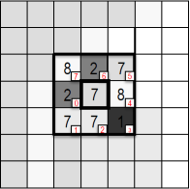
#> input picture TP4/Imagen1.png, 190 x 189 px
$ jupyter execute TP4.ipynb   (shell and % lines are left out)
#> lines starting #> are read from the running program, lines starting #| are printed output that depends on the picture
**ALGORITMO: Local Binary Patterns (LBP)**<br>
Alumno: Daniel Iván Cruz Flores

[cell 1]
#Si queremos que las imágenes sean mostradas en una ventana emergente quitar el inline

# OpenCV-Python utiliza NumPy para el manejo de imágenes
import numpy as np
# cv2 es el módulo python para acceder a OpenCV
import cv2 as cv
# Usamos las poderosas herramientas de graficación de matplotlib para mostrar imágenes, perfiles, histogramas, etc
import matplotlib.pyplot as plt


# Ahora quiero verla como imagen en color
img1 = cv.imread('Imagen1.png')
#> img1 is the input picture: shape (189, 190, 3); mean B, G, R 202.3, 202.3, 202.7
img2 = cv.imread('Imagen2.png')
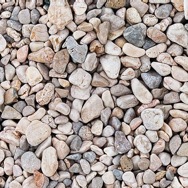
#> input picture TP4/Imagen2.png, 188 x 188 px
#> img2 is the input picture: shape (188, 188, 3); mean B, G, R 151.9, 157.3, 169.2
img3 = cv.imread('Imagen3.png')
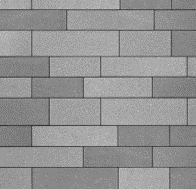
#> input picture TP4/Imagen3.png, 196 x 189 px
#> img3 is the input picture: shape (189, 196, 3); min 52, max 203, mean 147.4
img4 = cv.imread('Imagen4.png')
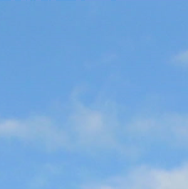
#> input picture TP4/Imagen4.png, 188 x 189 px
#> img4 is the input picture: shape (189, 188, 3); mean B, G, R 221.2, 169.4, 118.7
img5 = cv.imread('Imagen5.png')
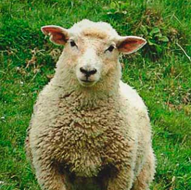
#> input picture TP4/Imagen5.png, 191 x 190 px
#> img5 is the input picture: shape (190, 191, 3); mean B, G, R 65, 123.7, 102.5


# Dimensión de la imagen
print('\nTamaño imagen 1: {} pix'.format(img1.shape))
#| Tamaño imagen 1: (189, 190, 3) pix
print('Tamaño imagen 2: {} pix'.format(img2.shape))
#| Tamaño imagen 2: (188, 188, 3) pix
print('Tamaño imagen 3: {} pix'.format(img3.shape))
#| Tamaño imagen 3: (189, 196, 3) pix
print('Tamaño imagen 4: {} pix'.format(img4.shape))
#| Tamaño imagen 4: (189, 188, 3) pix
print('Tamaño imagen 5: {} pix'.format(img5.shape))
#| Tamaño imagen 5: (190, 191, 3) pix

print('\n')

# Paso la imagen de BRG a RGB
imgRGB1 = cv.cvtColor(img1,cv.COLOR_BGR2RGB)
imgRGB2 = cv.cvtColor(img2,cv.COLOR_BGR2RGB)
imgRGB3 = cv.cvtColor(img3,cv.COLOR_BGR2RGB)
imgRGB4 = cv.cvtColor(img4,cv.COLOR_BGR2RGB)
imgRGB5 = cv.cvtColor(img5,cv.COLOR_BGR2RGB)
################# FIG: originales ##############################################
# Nueva figura
fig = plt.figure()
plt.figure(figsize=(14,8))

# Imagen original
ax1=plt.subplot(151)
ax1.imshow(imgRGB1)
ax1.set_title('Origina_1')

ax2=plt.subplot(152)
ax2.imshow(imgRGB2)
ax2.set_title('Original_2')

ax3=plt.subplot(153)
ax3.imshow(imgRGB3)
ax3.set_title('Original_3')

ax2=plt.subplot(154)
ax2.imshow(imgRGB4)
ax2.set_title('Original_4')

ax3=plt.subplot(155)
ax3.imshow(imgRGB5)
ax3.set_title('Original_5')

fig.tight_layout()
plt.show()

[cell 2]
gray1 = cv.cvtColor(img1, cv.COLOR_BGR2GRAY)
gray2 = cv.cvtColor(img2, cv.COLOR_BGR2GRAY)
gray3 = cv.cvtColor(img3, cv.COLOR_BGR2GRAY)
gray4 = cv.cvtColor(img4, cv.COLOR_BGR2GRAY)
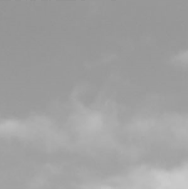
#> gray4: shape (189, 188); min 145, max 202, mean 160.2
gray5 = cv.cvtColor(img5, cv.COLOR_BGR2GRAY)
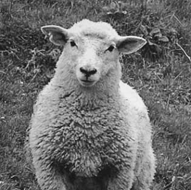
#> gray5: shape (190, 191); min 12, max 247, mean 110.7

# Nueva figura
fig = plt.figure()
plt.figure(figsize=(14,8))

# Imagen original
ax1=plt.subplot(151)
ax1.imshow(gray1,cmap="gray")
ax1.set_title('Gray_1')

ax2=plt.subplot(152)
ax2.imshow(gray2,cmap="gray")
ax2.set_title('Gray_2')

ax3=plt.subplot(153)
ax3.imshow(gray3,cmap="gray")
ax3.set_title('Gray_3')

ax2=plt.subplot(154)
ax2.imshow(gray4,cmap="gray")
ax2.set_title('Gray_4')

ax3=plt.subplot(155)
ax3.imshow(gray5,cmap="gray")
ax3.set_title('Gray_5')

fig.tight_layout()
plt.show()

[cell 3]
########################### Función LBP ########################################
def getLBP_image(gray_image):

    imgLBP = np.zeros_like(gray_image)
    vecino = 3
    for ih in range(0,gray_image.shape[0] - vecino):
        for iw in range(0,gray_image.shape[1] - vecino):
            ### paso 1: 3 x 3 pixel
            img          = gray_image[ih:ih+vecino,iw:iw+vecino]
            center       = img[1,1]
            img01        = (img >= center)*1.0
            img01_vector = img01.T.flatten()

            ### paso 2: **Operación binaria**:
            img01_vector = np.delete(img01_vector,4) # quitamos el central del vector

            ### paso 3: lo pasamos a valores de sumas segun pesos.
            where_img01_vector = np.where(img01_vector)[0]
            if len(where_img01_vector) >= 1:
                num = np.sum(2**where_img01_vector)
            else:
                num = 0
            imgLBP[ih+1,iw+1] = num
    return(imgLBP)

[cell 4]
########################### LBP figura 1 #######################################
Img_LBP1=getLBP_image(gray1)
vector_imgLBP1 = Img_LBP1.flatten()

# Nueva figura
fig = plt.figure()
plt.figure(figsize=(14,8))

# Imagen original
ax1=plt.subplot(131)
ax1.imshow(gray1,cmap="gray")
ax1.set_title('Gris original')

# Imagen original
ax1=plt.subplot(132)
ax1.imshow(Img_LBP1,cmap="gray")
ax1.set_title('LBP')

# Imagen original
ax1=plt.subplot(133)
ax1.hist(vector_imgLBP1,bins=2**8)
ax1.set_title('LBP Histograma.')

#plt.tight_layout()
plt.show()
#> figure, not shown here; panel 3: tallest bar 23247 high, from x = 254 to 255

[cell 5]
########################### LBP figura 2 #######################################
Img_LBP2=getLBP_image(gray2)
vector_imgLBP2 = Img_LBP2.flatten()

# Nueva figura
fig = plt.figure()
plt.figure(figsize=(14,8))

# Imagen original
ax1=plt.subplot(131)
ax1.imshow(gray2,cmap="gray")
ax1.set_title('Gris original')

# Imagen original
ax1=plt.subplot(132)
ax1.imshow(Img_LBP2,cmap="gray")
ax1.set_title('LBP')

# Imagen original
ax1=plt.subplot(133)
ax1.hist(vector_imgLBP2,bins=2**8)
ax1.set_title('LBP Histograma')

#plt.tight_layout()
plt.show()
#> figure, not shown here; panel 3: tallest bar 2938 high, from x = 0 to 0.996

[cell 6]
########################### LBP figura 3 #######################################
Img_LBP3=getLBP_image(gray3)
#> after the loop in getLBP_image (call 3), `for ih in range(0,gray_image.shape[0] - vecino):`:
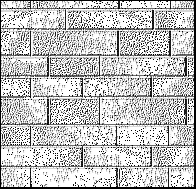
#> imgLBP: shape (189, 196); min 0, max 255, mean 192.5
vector_imgLBP3 = Img_LBP3.flatten()

# Nueva figura
fig = plt.figure()
plt.figure(figsize=(14,8))

# Imagen original
ax1=plt.subplot(131)
ax1.imshow(gray3,cmap="gray")
ax1.set_title('Gris original')

# Imagen original
ax1=plt.subplot(132)
ax1.imshow(Img_LBP3,cmap="gray")
ax1.set_title('LBP')

# Imagen original
ax1=plt.subplot(133)
ax1.hist(vector_imgLBP3,bins=2**8)
ax1.set_title('LBP Histograma')

#plt.tight_layout()
plt.show()
#> figure, not shown here; panel 3: tallest bar 16503 high, from x = 254 to 255

[cell 7]
########################### LBP figura 4 #######################################
Img_LBP4=getLBP_image(gray4)
#> after the loop in getLBP_image (call 4), `for ih in range(0,gray_image.shape[0] - vecino):`:
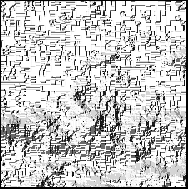
#> imgLBP: shape (189, 188); min 0, max 255, mean 196.2
vector_imgLBP4 = Img_LBP4.flatten()

# Nueva figura
fig = plt.figure()
plt.figure(figsize=(14,8))

# Imagen original
ax1=plt.subplot(131)
ax1.imshow(gray4,cmap="gray")
ax1.set_title('Gris original')

# Imagen original
ax1=plt.subplot(132)
ax1.imshow(Img_LBP4,cmap="gray")
ax1.set_title('LBP')

# Imagen original
ax1=plt.subplot(133)
ax1.hist(vector_imgLBP4,bins=2**8)
ax1.set_title('LBP Histograma')

#plt.tight_layout()
plt.show()
#> figure, not shown here; panel 3: tallest bar 13814 high, from x = 254 to 255

[cell 8]
########################### LBP figura 5 #######################################
Img_LBP5=getLBP_image(gray5)
#> after the loop in getLBP_image (call 5), `for ih in range(0,gray_image.shape[0] - vecino):`:
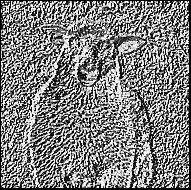
#> imgLBP: shape (190, 191); min 0, max 255, mean 127.1
vector_imgLBP5 = Img_LBP5.flatten()

# Nueva figura
fig = plt.figure()
plt.figure(figsize=(14,8))

# Imagen original
ax1=plt.subplot(131)
ax1.imshow(gray5,cmap="gray")
ax1.set_title('Gris original')

# Imagen original
ax1=plt.subplot(132)
ax1.imshow(Img_LBP5,cmap="gray")
ax1.set_title('LBP')

# Imagen original
ax1=plt.subplot(133)
ax1.hist(vector_imgLBP5,bins=2**8)
ax1.set_title('LBP Histograma')

#plt.tight_layout()
plt.show()
#> figure, not shown here; panel 3: tallest bar 3240 high, from x = 0 to 0.996

[cell 9]
############################Histogramas LBP ####################################

# Nueva figura
fig = plt.figure()
plt.figure(figsize=(14,8))
plt.suptitle('Comparación de Histogramas LBP',fontsize=20)


# Imagen original
ax1=plt.subplot(251)
ax1.imshow(Img_LBP1,cmap="gray")
ax1.set_title('LBP 1')

ax1=plt.subplot(256)
ax1.hist(vector_imgLBP1,bins=2**8)
ax1.set_title('LBP Histograma 1')
#######################################
ax1=plt.subplot(252)
ax1.imshow(Img_LBP2,cmap="gray")
ax1.set_title('LBP 2')

ax1=plt.subplot(257)
ax1.hist(vector_imgLBP2,bins=2**8)
ax1.set_title('LBP Histograma 2')
#######################################
ax1=plt.subplot(253)
ax1.imshow(Img_LBP3,cmap="gray")
ax1.set_title('LBP3 3')

ax1=plt.subplot(258)
ax1.hist(vector_imgLBP3,bins=2**8)
ax1.set_title('LBP Histograma 3')
#######################################
ax1=plt.subplot(254)
ax1.imshow(Img_LBP4,cmap="gray")
ax1.set_title('LBP 4')

ax1=plt.subplot(259)
ax1.hist(vector_imgLBP4,bins=2**8)
ax1.set_title('LBP Histograma 4')
#######################################
ax1=plt.subplot(255)
ax1.imshow(Img_LBP5,cmap="gray")
ax1.set_title('LBP 5')

ax1=plt.subplot(2,5,10)
ax1.hist(vector_imgLBP5,bins=2**8)
ax1.set_title('LBP Histograma 5')

plt.tight_layout()
plt.show()
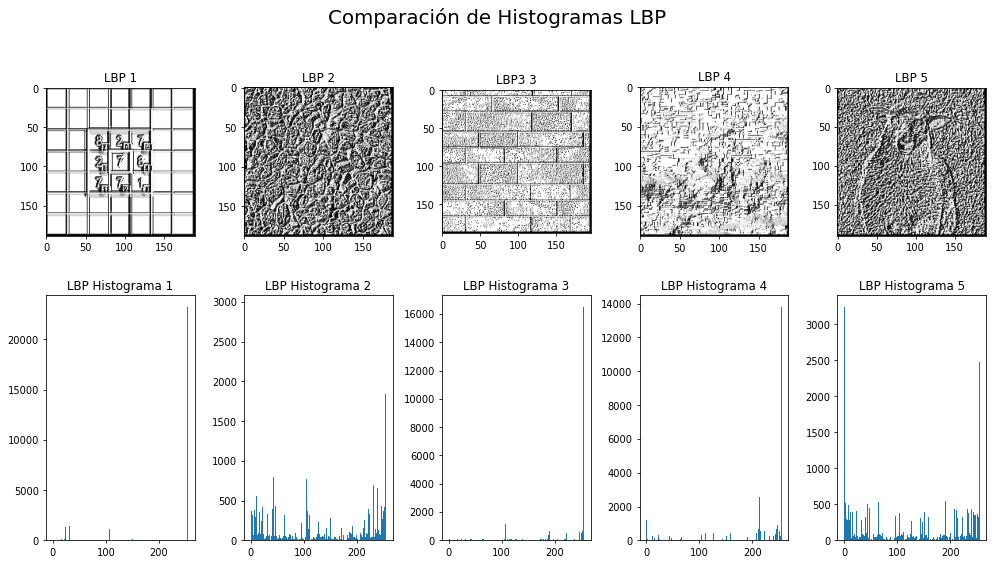
#> figure drawn by matplotlib, 10 panels; panel 2: tallest bar 23247 high, from x = 254 to 255; panel 4: tallest bar 2938 high, from x = 0 to 0.996; panel 6: tallest bar 16503 high, from x = 254 to 255; panel 8: tallest bar 13814 high, from x = 254 to 255
